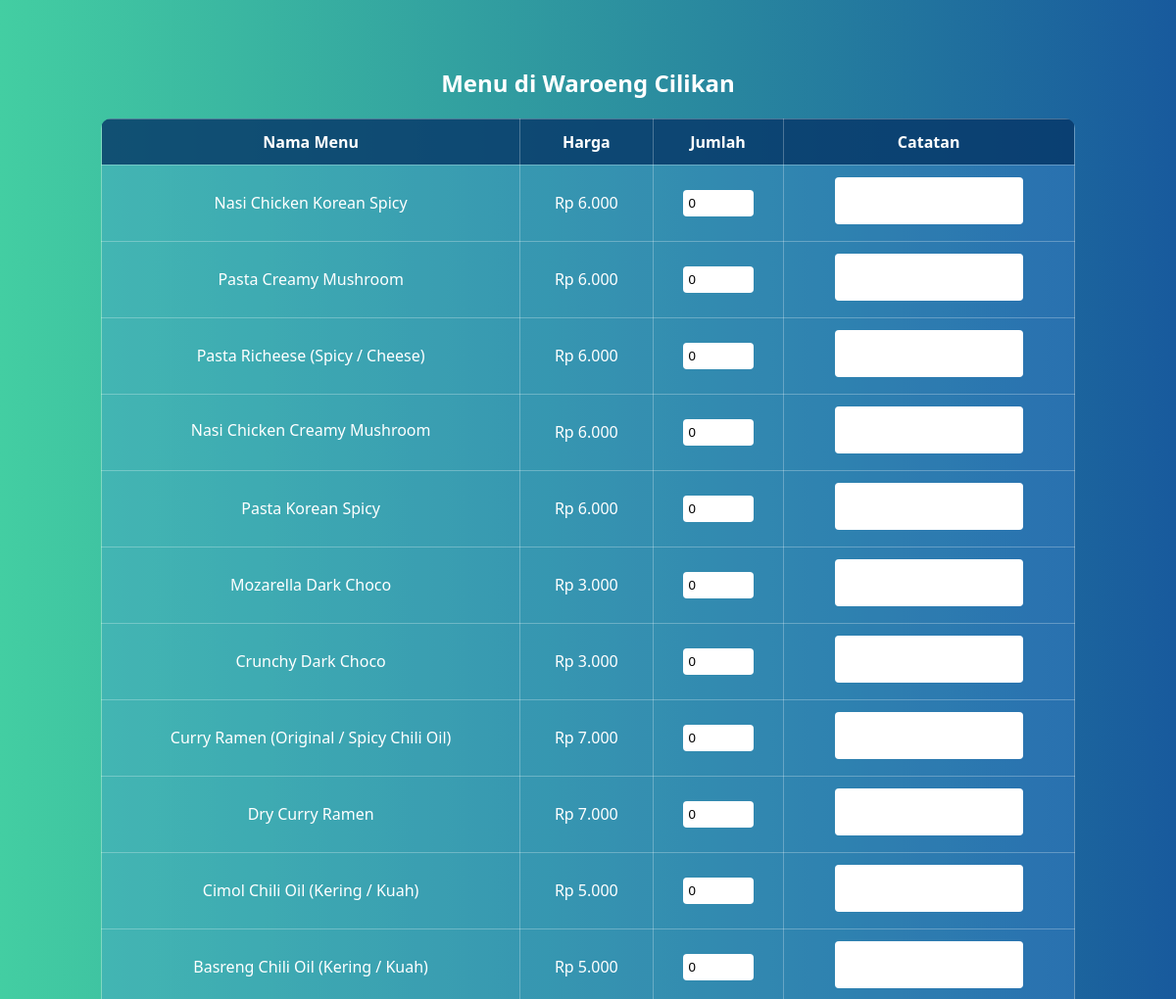
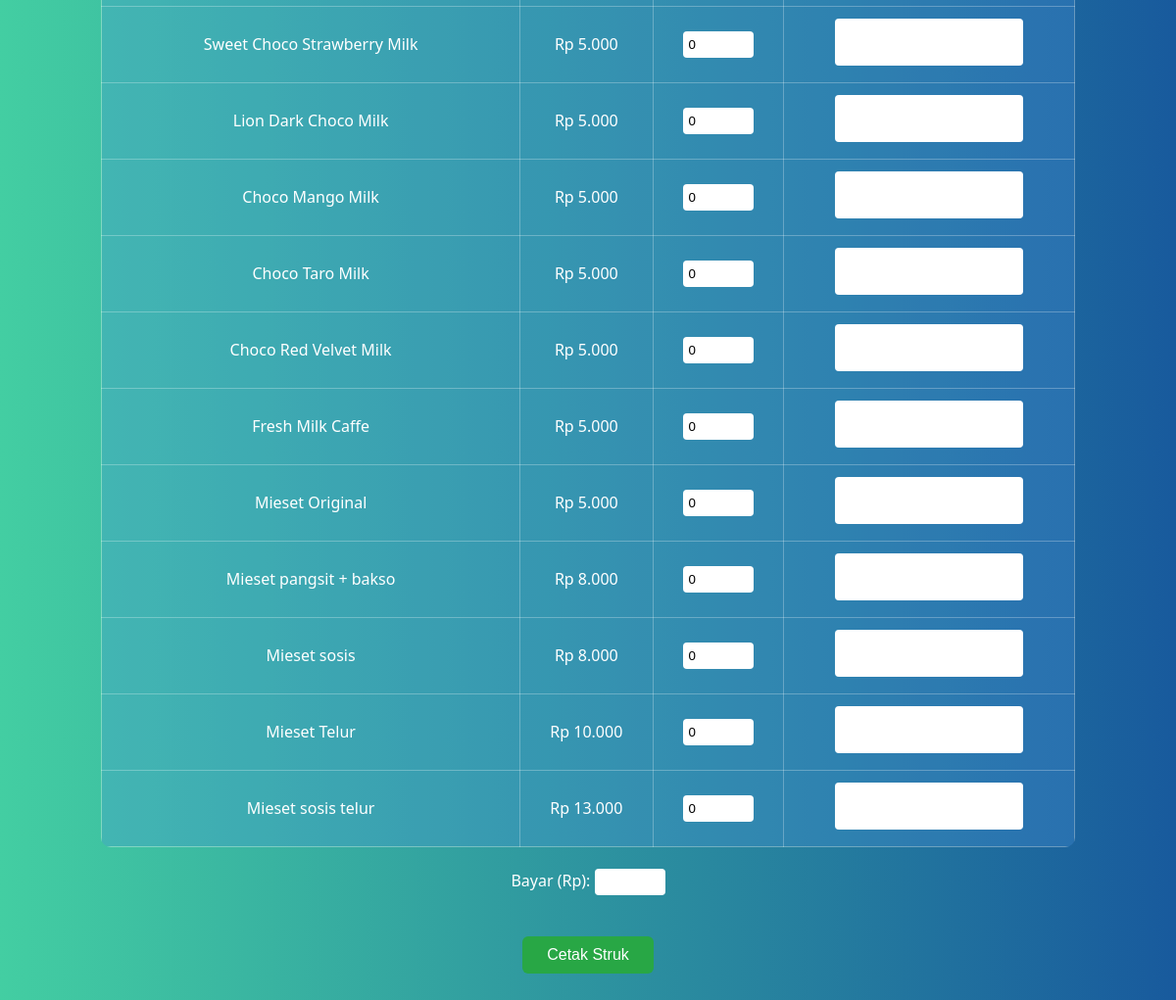
The app's page /menu.php?kedai=Waroeng+Cilikan (signed in) with its own data (2 pictures, top to bottom).
### tables this page shows
CREATE TABLE `menu` (
  `id` int(11) NOT NULL,
  `nama_menu` varchar(100) DEFAULT NULL,
  `harga` int(11) DEFAULT NULL,
  `kedai` varchar(100) DEFAULT NULL,
  `kedai_id` int(11) NOT NULL DEFAULT 1
);

### menu.php (the view, shortened to what this page needs)
<?php
$conn = new mysqli("localhost", "root", "", "web_foodcourt");
$kedai = $_GET['kedai'] ?? '';
$kedai_safe = $conn->real_escape_string($kedai);
$result = $conn->query("SELECT * FROM menu WHERE kedai = '$kedai_safe' ORDER BY id ASC");
?>
<!DOCTYPE html>
<html>
<head>
</head>
<body>
    <h2>Menu di <?= htmlspecialchars($kedai) ?></h2>
    <form method="POST" action="struk.php">
        <table>
            <tr>
                <th>Nama Menu</th>
                <th>Harga</th>
                <th>Jumlah</th>
                <th>Catatan</th>
            </tr>
            <?php while ($row = $result->fetch_assoc()): ?>
            <tr>
                <td>
                    <?= htmlspecialchars($row['nama_menu']) ?>
                </td>
                <td>Rp <?= number_format($row['harga'], 0, ',', '.') ?></td>
                <td><input type="number" name="jumlahs[]" min="0" step="1" value="0" oninput="this.value = this.value.replace(/^0+/, '')"></td>
                <td><textarea name="catatans[]" rows="2" placeholder=></textarea></td>
            </tr>
            <?php endwhile; ?>
        </table>
        <br>
        <label>Bayar (Rp): <input type="number" name="bayar" required></label><br><br>
        <button class="submit-btn" type="submit">Cetak Struk</button>
    </form>
</body>
</html>

### menu.php (style rules this page uses)
body { background: linear-gradient(to right, #43cea2, #185a9d); font-family: 'Segoe UI', sans-serif; color: white; text-align: center; padding: 40px; }
table { margin: auto; border-collapse: collapse; width: 90%; background-color: rgba(255,255,255,0.1); border-radius: 10px; overflow: hidden; }
th, td { padding: 12px; border: 1px solid #ffffff44; color: white; }
th { background-color: rgba(0, 51, 102, 0.8); }
td { background-color: rgba(0, 102, 204, 0.2); }
input[type="number"] { width: 60px; padding: 6px; border-radius: 4px; border: none; }
textarea { resize: none; width: 180px; padding: 6px; border-radius: 4px; border: none; font-family: 'Segoe UI', sans-serif; }
.submit-btn { margin-top: 20px; padding: 10px 25px; background-color: #28a745; color: white; border: none; border-radius: 6px; cursor: pointer; font-size: 16px; }

### records on screen
menu: nama_menu "Nasi Chicken Korean Spicy", harga "6.000"
menu: nama_menu "Pasta Creamy Mushroom", harga "6.000"
menu: nama_menu "Pasta Richeese (Spicy / Cheese)", harga "6.000"
menu: nama_menu "Nasi Chicken Creamy Mushroom", harga "6.000"
menu: nama_menu "Pasta Korean Spicy", harga "6.000"
menu: nama_menu "Mozarella Dark Choco", harga "3.000"
menu: nama_menu "Crunchy Dark Choco", harga "3.000"
menu: nama_menu "Curry Ramen (Original / Spicy Chili Oil)", harga "7.000"
menu: nama_menu "Dry Curry Ramen", harga "7.000"
menu: nama_menu "Cimol Chili Oil (Kering / Kuah)", harga "5.000"
menu: nama_menu "Basreng Chili Oil (Kering / Kuah)", harga "5.000"
menu: nama_menu "Sweet Choco Strawberry Milk", harga "5.000"
menu: nama_menu "Lion Dark Choco Milk", harga "5.000"
menu: nama_menu "Choco Mango Milk", harga "5.000"
menu: nama_menu "Choco Taro Milk", harga "5.000"
menu: nama_menu "Choco Red Velvet Milk", harga "5.000"
menu: nama_menu "Fresh Milk Caffe", harga "5.000"
menu: nama_menu "Mieset Original", harga "5.000"
menu: nama_menu "Mieset pangsit + bakso", harga "8.000"
menu: nama_menu "Mieset sosis", harga "8.000"
menu: nama_menu "Mieset Telur", harga "10.000"
menu: nama_menu "Mieset sosis telur", harga "13.000"

### other values on screen
$kedai "Waroeng Cilikan"
